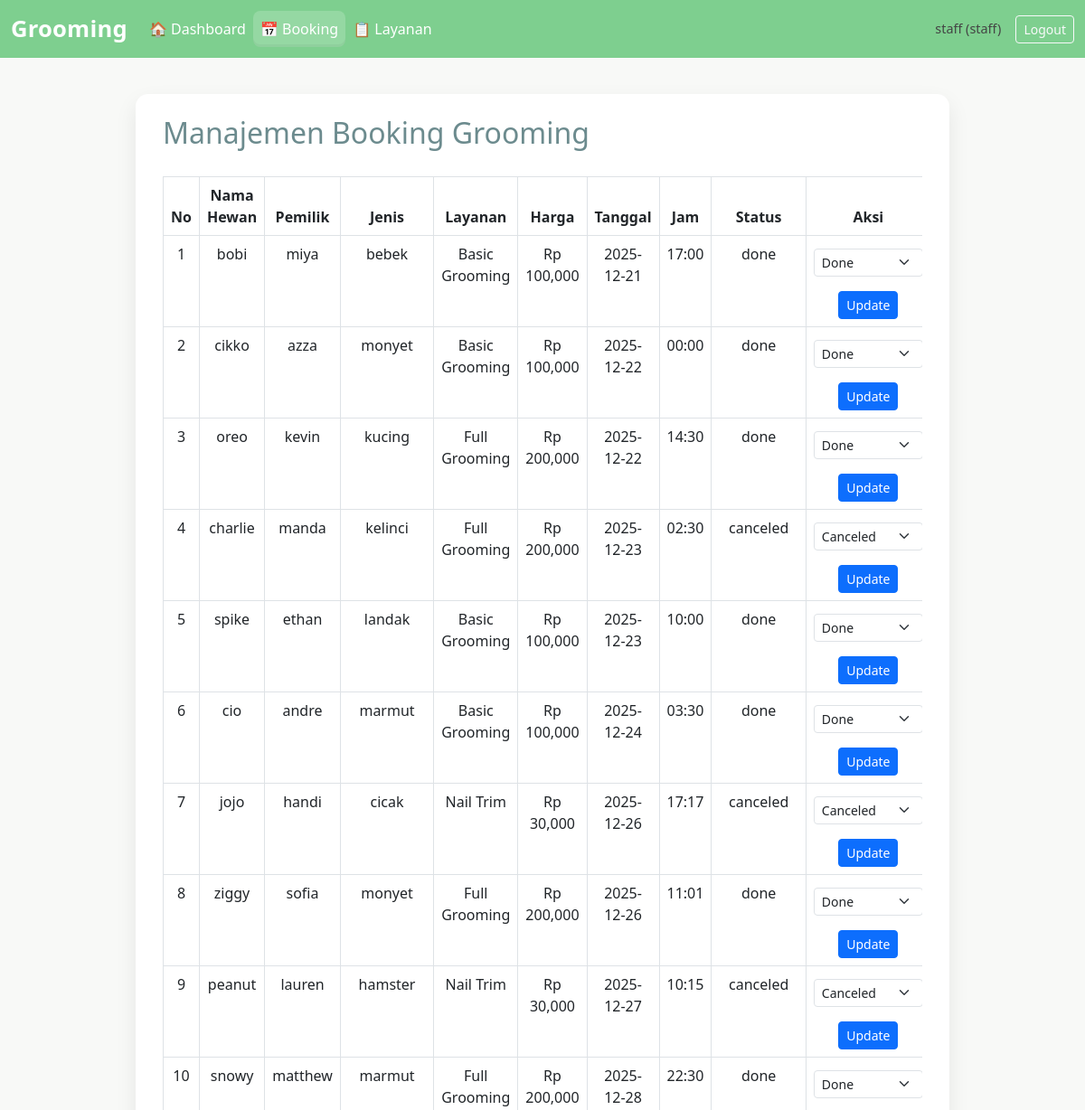
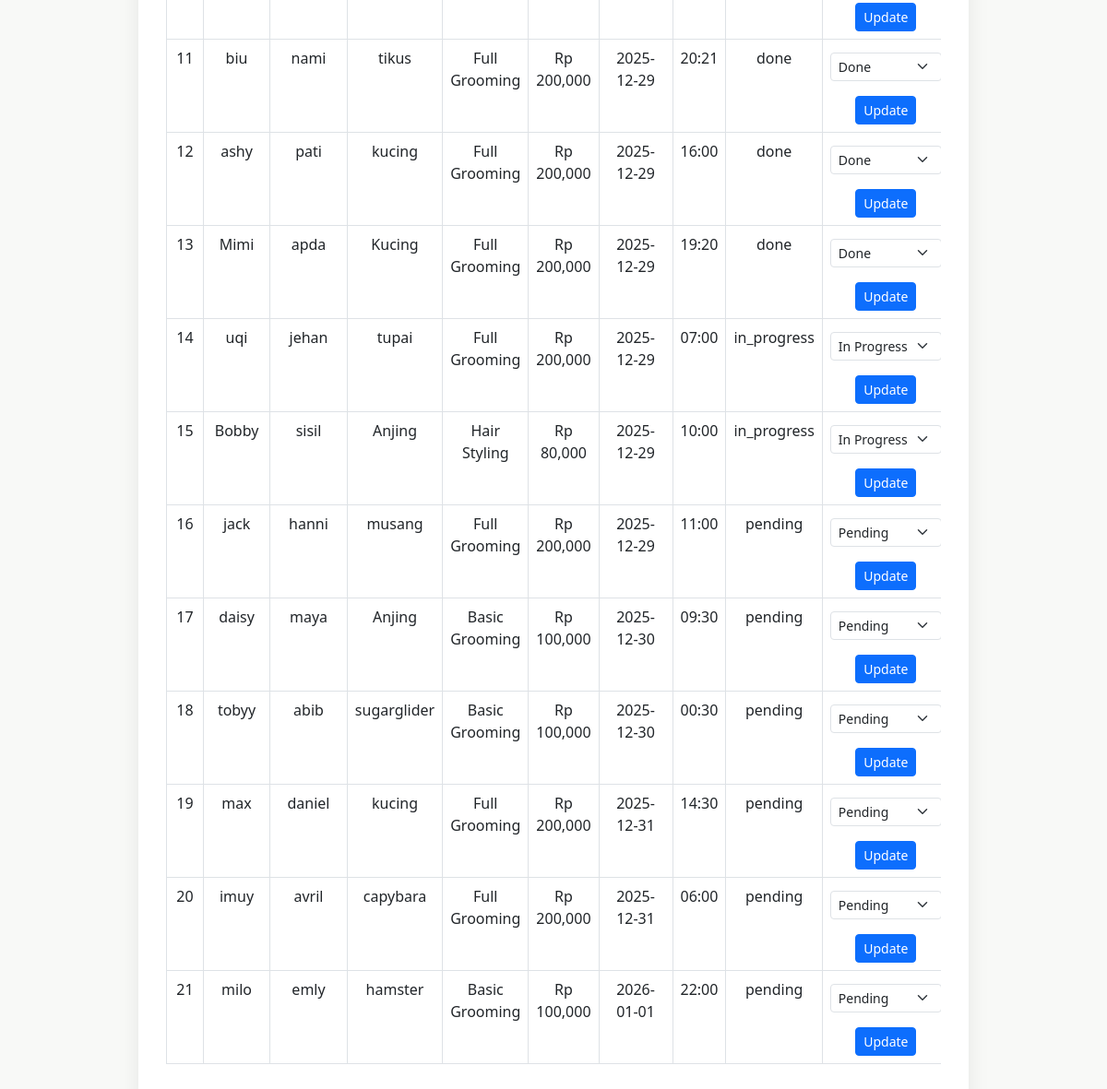
Page /manage_bookings (signed in) on the committed database (2 pictures, top to bottom).
### app.py (models this page shows, shortened)
class User(UserMixin, db.Model):
    id = db.Column(db.Integer, primary_key=True)
    username = db.Column(db.String(100), unique=True, nullable=False)
    password_hash = db.Column(db.String(200), nullable=False)
    role = db.Column(db.String(10), nullable=False)

class Booking(db.Model):
    id = db.Column(db.Integer, primary_key=True)
    nama_hewan = db.Column(db.String(100), nullable=False)
    jenis = db.Column(db.String(100), nullable=False)
    owner_name = db.Column(db.String(100), nullable=True)
    tanggal = db.Column(db.String(50), nullable=False)
    user_id = db.Column(db.Integer, db.ForeignKey('user.id'))
    status = db.Column(db.String(20), nullable=False, default='pending')
    service_id = db.Column(db.Integer, db.ForeignKey('service.id'))
    price = db.Column(db.Float, nullable=False, default=0.0)
    jam = db.Column(db.String(20), nullable=True)

class Service(db.Model):
    id = db.Column(db.Integer, primary_key=True)
    name = db.Column(db.String(100), nullable=False)
    price = db.Column(db.Float, nullable=False)
    description = db.Column(db.String(255), nullable=True)
    duration = db.Column(db.String(50), nullable=True)

### app.py (the view)
@app.route('/manage_bookings')
@login_required
def manage_bookings():
    if current_user.role == 'admin':
        data = Booking.query.order_by(Booking.tanggal).all()
    else:
        data = Booking.query.filter_by(user_id=current_user.id).order_by(Booking.tanggal).all()
    services = {s.id: s for s in Service.query.all()}
    return render_template('manage_bookings.html', data=data, services=services)

### app.py (called while the page is built)
@login_manager.user_loader
def load_user(user_id):
    return User.query.get(int(user_id))

### templates/manage_bookings.html (shortened to what this page needs)
{% extends 'base.html' %}
{% block content %}
<h2>Manajemen Booking Grooming</h2>
<div class="table-responsive">
<table class="table table-bordered">
    <thead>
    <tr>
        <th>No</th>
        <th>Nama Hewan</th>
        <th>Pemilik</th>
        <th>Jenis</th>
        <th>Layanan</th>
        <th>Harga</th>
        <th>Tanggal</th>
        <th>Jam</th>
        <th>Status</th>
        <th>Aksi</th>
    </tr>
    </thead>
    <tbody>
    {% for b in data %}
    <tr>
        <td>{{ loop.index }}</td>
        <td>{{ b.nama_hewan }}</td>
        <td>{{ b.owner_name if b.owner_name else '-' }}</td>
        <td>{{ b.jenis }}</td>
        <td>{{ services.get(b.service_id).name if services.get(b.service_id) else '-' }}</td>
        <td>Rp {{ '{:,.0f}'.format(b.price) }}</td>
        <td>{{ b.tanggal }}</td>
        <td>{{ b.jam if b.jam else '-' }}</td>
        <td>{{ b.status }}</td>
        <td>
            {% if current_user.role == 'staff' %}
                <form action="/update_status/{{ b.id }}" method="post" class="d-inline">
                    <select name="status" class="form-select form-select-sm d-inline" style="width:auto; display:inline-block;">
                        <option value="pending" {% if b.status=='pending' %}selected{% endif %}>Pending</option>
                        <option value="in_progress" {% if b.status=='in_progress' %}selected{% endif %}>In Progress</option>
                        <option value="done" {% if b.status=='done' %}selected{% endif %}>Done</option>
                        <option value="canceled" {% if b.status=='canceled' %}selected{% endif %}>Canceled</option>
                    </select>
                    <button class="btn btn-sm btn-primary" type="submit">Update</button>
                </form>
            {% endif %}
        </td>
    </tr>
    {% endfor %}
    </tbody>
</table>
</div>
{% endblock %}

### templates/base.html (shortened to what this page needs)
<!DOCTYPE html>
<html lang="id">
<head>
    <link href="https://cdn.jsdelivr.net/npm/bootstrap@5.3.0/dist/css/bootstrap.min.css" rel="stylesheet">
    <link rel="stylesheet" href="{{ url_for('static', filename='style.css') }}">
</head>
<body>
<nav class="navbar navbar-expand-lg navbar-custom">
  <div class="container-fluid">
    <a class="navbar-brand text-success" href="{{ url_for('dashboard') }}">Grooming</a>
    <div class="collapse navbar-collapse" id="navMain">
      <ul class="navbar-nav me-auto mb-2 mb-lg-0">
        <li class="nav-item"><a class="nav-link {% if request.path==url_for('dashboard') %}active{% endif %}" href="{{ url_for('dashboard') }}">🏠 Dashboard</a></li>
        <li class="nav-item"><a class="nav-link {% if request.path.startswith(url_for('booking')) or request.path==url_for('manage_bookings') %}active{% endif %}" href="{{ url_for('booking') }}">📅 Booking</a></li>
        <li class="nav-item"><a class="nav-link {% if request.path==url_for('services_page') %}active{% endif %}" href="{{ url_for('services_page') }}">📋 Layanan</a></li>
      </ul>
      <div class="d-flex align-items-center">
        <div class="nav-user me-3">{{ current_user.username }} ({{ current_user.role }})</div>
        <a class="btn btn-outline-light btn-sm" href="{{ url_for('logout') }}">Logout</a>
      </div>
    </div>
  </div>
</nav>
<main class="container container-main">
    {% block content %}{% endblock %}
</main>
</body>
</html>

### static/style.css (style rules this page uses)
body { font-family: 'Segoe UI', Tahoma, sans-serif; background: #f8f9f7; margin: 0; padding: 0; color: #444; }
h1, h2 { color: #6c8b8e; }
a { text-decoration: none; color: #6c8b8e; }
.container { width: 90%; max-width: 900px; margin: 40px auto; background: #ffffff; padding: 30px; border-radius: 14px; box-shadow: 0 10px 25px rgba(0,0,0,0.08); }
button { background: #b8d8d8; border: none; padding: 10px 18px; border-radius: 8px; color: #355f5b; cursor: pointer; font-size: 14px; }
form { margin-top: 20px; }
input, select { width: 100%; padding: 10px; margin-top: 6px; margin-bottom: 16px; border-radius: 8px; border: 1px solid #ddd; }
table { width: 100%; border-collapse: collapse; margin-top: 20px; }
th { background: #e6f0f0; color: #355f5b; }
th, td { padding: 12px; border-bottom: 1px solid #eee; text-align: center; }
.navbar-custom { background:#7ecf8f; }
.navbar-custom .navbar-brand, .navbar-custom .nav-link { color: #fff !important }
.navbar-custom .nav-link { color: #fff !important; padding:8px 10px; border-radius:8px }
.navbar-custom .nav-link.active { background: rgba(255,255,255,0.18); color:#fff !important; box-shadow: inset 0 -3px 0 rgba(0,0,0,0.04) }

### templates/base.html (style rules this page uses)
.nav-user { font-size:0.9rem }
.container-main { padding-top:24px }
.navbar-brand { font-weight:900; font-size:1.6rem; letter-spacing:0.2px }

### rows in the picture
User: username "staff", role "staff"
Booking: nama_hewan "bobi", owner_name "miya", jenis "bebek", price "100,000", tanggal "2025-12-21", jam "17:00", status "done", status "Done"
Service: get "Basic Grooming"
Booking: nama_hewan "cikko", owner_name "azza", jenis "monyet", price "100,000", tanggal "2025-12-22", jam "00:00", status "done", status "Done"
Booking: nama_hewan "oreo", owner_name "kevin", jenis "kucing", price "200,000", tanggal "2025-12-22", jam "14:30", status "done", status "Done"
Service: get "Full Grooming"
Booking: nama_hewan "charlie", owner_name "manda", jenis "kelinci", price "200,000", tanggal "2025-12-23", jam "02:30", status "canceled", status "Canceled"
Booking: nama_hewan "spike", owner_name "ethan", jenis "landak", price "100,000", tanggal "2025-12-23", jam "10:00", status "done", status "Done"
Booking: nama_hewan "cio", owner_name "andre", jenis "marmut", price "100,000", tanggal "2025-12-24", jam "03:30", status "done", status "Done"
Booking: nama_hewan "jojo", owner_name "handi", jenis "cicak", price "30,000", tanggal "2025-12-26", jam "17:17", status "canceled", status "Canceled"
Service: get "Nail Trim"
Booking: nama_hewan "ziggy", owner_name "sofia", jenis "monyet", price "200,000", tanggal "2025-12-26", jam "11:01", status "done", status "Done"
Booking: nama_hewan "peanut", owner_name "lauren", jenis "hamster", price "30,000", tanggal "2025-12-27", jam "10:15", status "canceled", status "Canceled"
Booking: nama_hewan "snowy", owner_name "matthew", jenis "marmut", price "200,000", tanggal "2025-12-28", jam "22:30", status "done", status "Done"
Booking: nama_hewan "biu", owner_name "nami", jenis "tikus", price "200,000", tanggal "2025-12-29", jam "20:21", status "done", status "Done"
Booking: nama_hewan "ashy", owner_name "pati", jenis "kucing", price "200,000", tanggal "2025-12-29", jam "16:00", status "done", status "Done"
Booking: nama_hewan "Mimi", owner_name "apda", jenis "Kucing", price "200,000", tanggal "2025-12-29", jam "19:20", status "done", status "Done"
Booking: nama_hewan "uqi", owner_name "jehan", jenis "tupai", price "200,000", tanggal "2025-12-29", jam "07:00", status "in_progress", status "In Progress"
Booking: nama_hewan "Bobby", owner_name "sisil", jenis "Anjing", price "80,000", tanggal "2025-12-29", jam "10:00", status "in_progress", status "In Progress"
Service: get "Hair Styling"
Booking: nama_hewan "jack", owner_name "hanni", jenis "musang", price "200,000", tanggal "2025-12-29", jam "11:00", status "pending", status "Pending"
Booking: nama_hewan "daisy", owner_name "maya", jenis "Anjing", price "100,000", tanggal "2025-12-30", jam "09:30", status "pending", status "Pending"
Booking: nama_hewan "tobyy", owner_name "abib", jenis "sugarglider", price "100,000", tanggal "2025-12-30", jam "00:30", status "pending", status "Pending"
Booking: nama_hewan "max", owner_name "daniel", jenis "kucing", price "200,000", tanggal "2025-12-31", jam "14:30", status "pending", status "Pending"
Booking: nama_hewan "imuy", owner_name "avril", jenis "capybara", price "200,000", tanggal "2025-12-31", jam "06:00", status "pending", status "Pending"
Booking: nama_hewan "milo", owner_name "emly", jenis "hamster", price "100,000", tanggal "2026-01-01", jam "22:00", status "pending", status "Pending"
